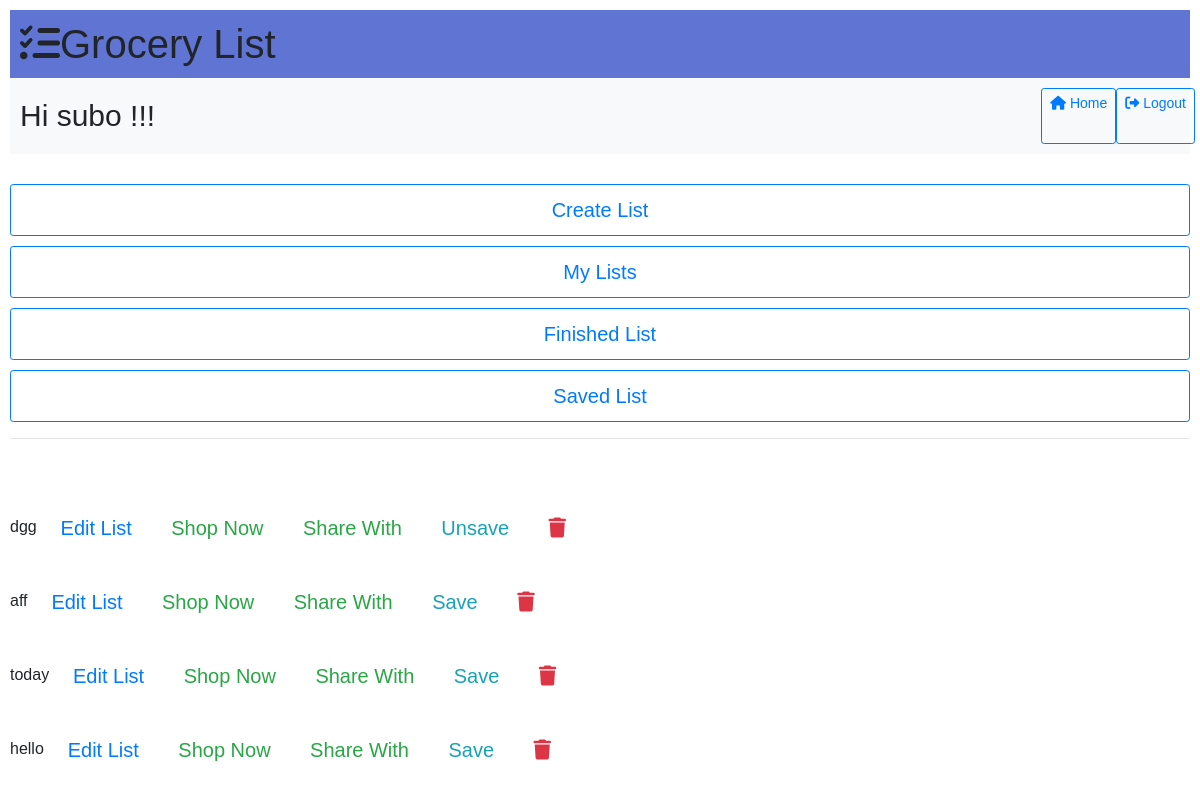
Before: /projectG/ (signed in) with the older database file.
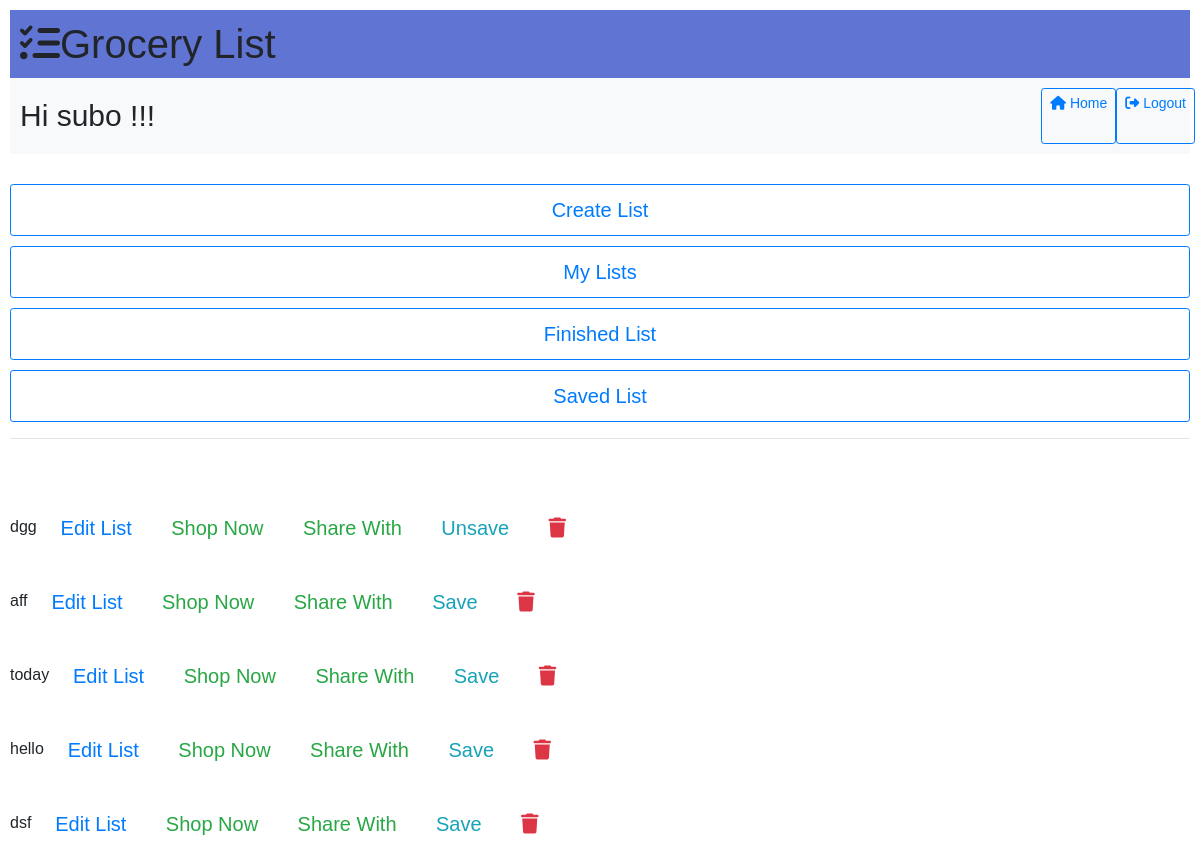
After: the same page with the newer database file.
### projectG/models.py (models this page shows, shortened)
class GroceryList(models.Model):
    name = models.CharField(max_length=100)
    finished = models.BooleanField(default=False)
    saved_list = models.BooleanField(default=False)
    timestamp = models.DateTimeField(auto_now_add=True)
    user = models.ForeignKey(User, on_delete=models.CASCADE,default=None)  # User who created the list
    shared_with = models.ManyToManyField(User, related_name='shared_lists', blank=True)

### projectG/views.py (the view)
# urls.py: path('', views.index, name="index"),
def index(request):
    if request.user.is_authenticated:
         all_lists =GroceryList.objects.filter(Q(user=request.user) | Q(shared_with=request.user))
         print(all_lists)
         data_by_lists = {}
         for grocery_list in all_lists:
          items = GroceryItem.objects.filter(list=grocery_list)
          data_by_lists[grocery_list] = items
         return render(request, 'index.html', {'data_by_lists': data_by_lists})
    else:
        print("ffffffffffffffindex")
        return HttpResponseRedirect(reverse("login"))

### projectG/templates/index.html (shortened to what this page needs)
{% extends "layout.html" %}
{% load static %}
{% block body %}
<div class="container bg-blue">
    <h1 class="mb-0"><i class="fas fa-tasks me-2"></i>Grocery List</h1>
</div>
<div class="container bg-light">
    <div class="row" >
        <div class="col">
            <h2>Hi {{ request.user }} !!!</h2>
        </div>
            <a class="btn btn-sm btn-outline-primary" href="https://subogrocerylist-2cb1d307b153.herokuapp.com/projectG/" class="home-link">
                <i class="fas fa-home"></i> Home
            </a>
            <a class="btn btn-sm btn-outline-primary" href="{% url 'logout' %}">
                <i class="fas fa-sign-out-alt"></i> Logout
            </a>
    </div>
</div>
</div>
<div class="container">
    <div class="buttons">
    <button class="btn btn-sm btn-outline-primary" id="created_list">Create List</button>
    <button class="btn btn-sm btn-outline-primary" id="allList">My Lists</button>
    <button class="btn btn-sm btn-outline-primary" id="get_finished_lists">Finished List</button>
    <button class="btn btn-sm btn-outline-primary" id="saved_list">Saved List</button>
    </div>
    <hr>
    <div id="lists-container" style="display: block;">
      {% for grocery_list, items in data_by_lists.items %}
       <div class="list" style="display:inline">
        <div class="item-lister" onclick="toggleListItems(this);" title="Click to see list-items">
          <br>  <td>{{ grocery_list.name }}</td>&nbsp
            <button class="btn btn-sm btn-outline-primary" onclick="editList('{{ grocery_list.id }}',this)">Edit List</button>
            <button class="btn btn-sm btn-outline-success" onclick="shopNow('{{ grocery_list.id }}')" > Shop Now</button>
            <button class="btn btn-sm btn-outline-success" onclick="shareWith('{{ grocery_list.id }}')" > Share With</button>
            <button class="btn btn-sm btn-outline-info" onclick="toggleListStatus('{{ grocery_list.id }}', this)">
                {% if grocery_list.saved_list %}
                   Unsave
                {% else %}
                 Save
               {% endif %}
            </button>
            <button class="btn btn-sm btn-outline-danger" onclick="DeleteNow('{{ grocery_list.id }}')">
              <i class="fas fa-trash"></i>
          </button>
      {% endfor %}
{% endblock %}

Changed rows visible on the page:
added GroceryList: name "dsf", saved_list "Save"
